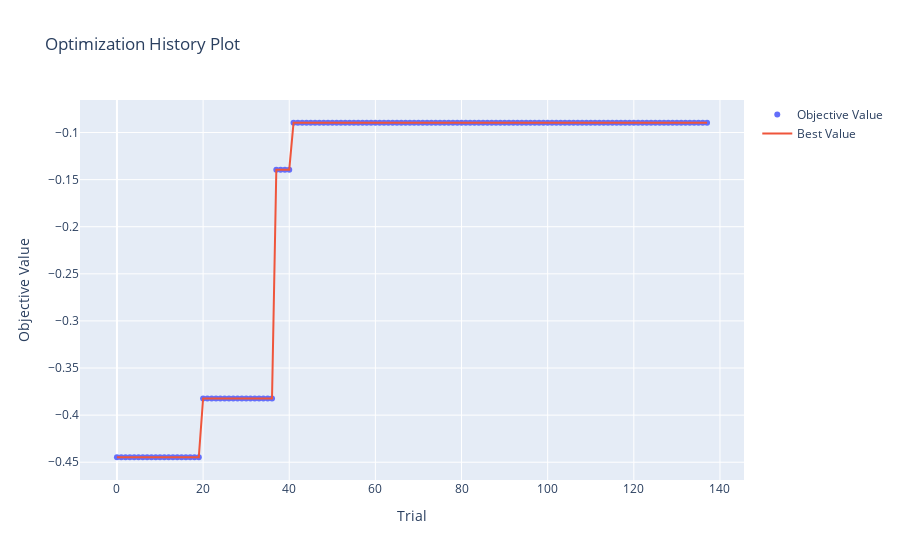

Source (notebook cell):
### Code cell
file_path = os.path.join(EXPT_RESULT_DIR, '2024-08-11/botorch/griewank_3d/constrained1', 'experiment_results_2024-08-11_22-39-24.csv')
plot_history_from_file(file_path)

### Figure 1 — Plotly figure (JSON) as saved in the notebook; plotly's stock layout.template omitted (floating-point values rounded to 4 significant figures; data arrays with more than 128 entries replaced by an {"elided": "..."} marker saying what was removed)
{"data": [{"mode": "markers", "name": "Objective Value", "type": "scatter", "x": {"elided": "138 int values"}, "y": {"elided": "138 float values"}}, {"mode": "lines", "name": "Best Value", "type": "scatter", "x": {"elided": "138 int values"}, "y": {"elided": "138 float values"}}, {"marker": {"color": "#cccccc"}, "mode": "markers", "name": "Infeasible Trial", "showlegend": false, "type": "scatter", "x": [], "y": []}], "layout": {"title": {"text": "Optimization History Plot"}, "xaxis": {"title": {"text": "Trial"}}, "yaxis": {"title": {"text": "Objective Value"}}}}
